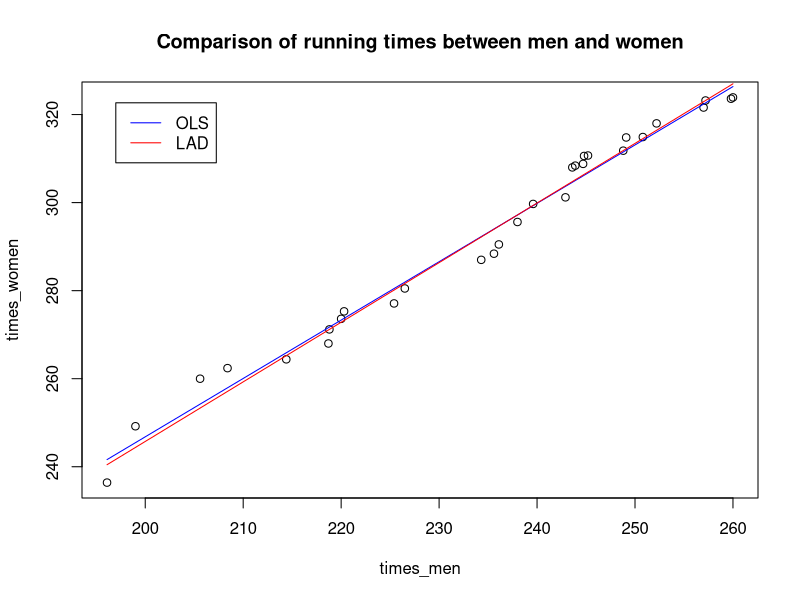
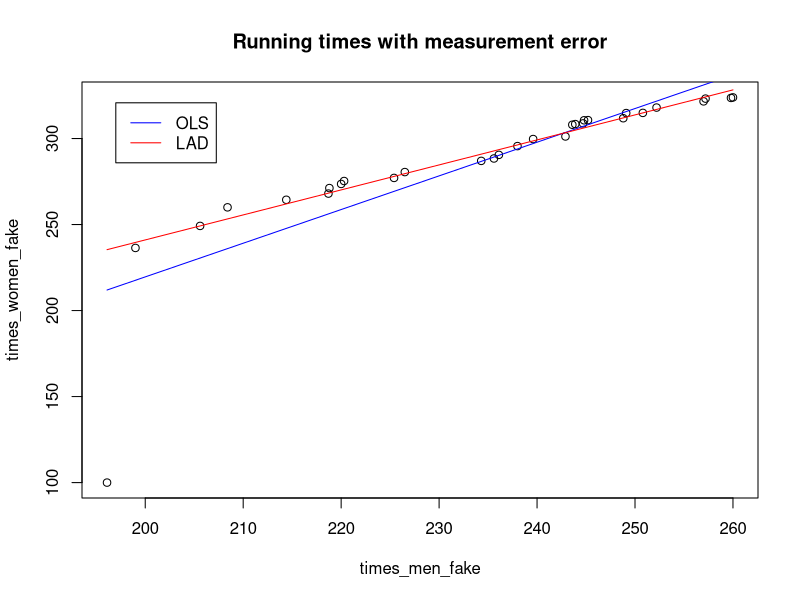

Recreate these plots in R, in order.
# Name: Christian Peters

# No. 12)
# =======

data <- read.csv('campus.csv')

# a)

# Model (Analysis of variance):
# y = mu + a_i + b_j + e_ij; i = 1, 2; j = 1, 2
#
# y    := Mean time per km in seconds
# a_i  := Fixed effect of distance on the mean (1=2.5km, 2=10km)
# b_j  := Fixed effect of gender on the mean (1=male, 2=female)
# e_ij := Random error term

# Side condition to account for differential effects:
# 79 * a_1 + 231 * a_2 = 0
# 226 * b_1 + 84 * b_2 = 0
# where 79 is the number of data points with distance = 2500,
# 231 is the number of data points with distance = 10000,
# 226 is the number of data points with gender = m and
# 84 is the number of data points with gender = w

# create the design matrix
x <- cbind(1, ifelse(data$Distanz==2500, 1, 0), ifelse(data$Distanz==10000, 1, 0),
           ifelse(data$Geschlecht=="m", 1, 0), ifelse(data$Geschlecht=="w", 1, 0))
# side condition
x <- rbind(x, c(0, 79, 231, 0, 0), c(0, 0, 0, 226, 84))

# create target vector with side condition
y <- c(data$Sekunden, 0, 0)

# estimate parameters using least squares:
estimates <- solve(t(x) %*% x, t(x) %*% y)
# mu = 329.634194
# a_1 = 32.177786
# a_2 = -11.004524
# b_1 = -9.618911
# b_2 = 25.879451

# Interpretation:
# We can see that the overall mean of running times is roughly 329.6 seconds
# per km. Interestingly, people who run the 2.5km distance seem to be about
# 32 seconds slower than the average and people who run the longer distance
# are 11 seconds faster. This could be the case because people who are better
# in shape tend to seek the challenge of the longer run while running novices
# prefer the shorter distance. But that's speculation of course.
# Regarding the gender influence, we can see that men are about 9.6 seconds
# faster than the average and women are 25.9 seconds slower.
# This means that on average, men are roughly 35 seconds faster than women.

# Prediction for Stacey:
target_stacey <- c(1, 1, 0, 0, 1) %*% estimates * 2.5
# 969.2286

# According to the model, Stacey would have to finish the 2.5km within
# about 969 seconds.

# b)

# get the sorted times of the 30 fastest men and women
times_men <- sort(data$Sekunden[data$Geschlecht=='m'])[1:30]
times_women <- sort(data$Sekunden[data$Geschlecht=='w'])[1:30]

# Model:
# time_woman = intercept + beta * time_man + error

# create the design matrix
x <- cbind(1, times_men)

# get parameter estimates
params <- solve(t(x) %*% x, t(x) %*% times_women)
# intercept = -18.417027
# beta = 1.326073

# Here we can see that women are on average 1.33 times slower than men.
# The interesting part about this model is, that the intercept value is negative.
# I was expecting this value to be positive which would support the thesis that
# women are slower on average.

# c)

# define new loss function
loss_function <- function(beta) {
  sum(abs(times_women - beta[1] - beta[2] * times_men))
}

# get parameter vector
beta <- optim(c(0, 0), loss_function)$par
# -25.091352   1.354165

# Here we can see that the '1.3 rule' still holds true, but the intercept
# has become even more negative.

# Let's compare the models by creating a plot:
plot(times_men, times_women, main = 'Comparison of running times between men and women')
curve(params[1] + params[2] * x, add = TRUE, col = 'blue')
curve(beta[1] + beta[2] * x, add = TRUE, col = 'red')
legend('topleft', inset = 0.05, legend = c('OLS', 'LAD'), col = c('blue', 'red'), lty = c(1, 1))

# In the plot we can see that the models are almost the same.

# d)

# manipulate data
fake_data <- data
fake_data[1, 'Sekunden'] <- 100

times_men_fake <- sort(fake_data$Sekunden[fake_data$Geschlecht=='m'])[1:30]
times_women_fake <- sort(fake_data$Sekunden[fake_data$Geschlecht=='w'])[1:30]

# OLS
x <- cbind(1, times_men_fake)
beta_ols <- solve(t(x) %*% x, t(x) %*% times_women_fake)
# -171.888769  1.957291

# LAD
loss_function_fake <- function(beta) {
  sum(abs(times_women_fake - beta[1] - beta[2] * times_men_fake))
}
beta_lad <- optim(c(0, 0), loss_function_fake)$par
# -49.644752   1.453525

# create plot
plot(times_men_fake, times_women_fake, main = 'Running times with measurement error')
curve(beta_ols[1] + beta_ols[2] * x, add = TRUE, col = 'blue')
curve(beta_lad[1] + beta_lad[2] * x, add = TRUE, col = 'red')
legend('topleft', inset = 0.05, legend = c('OLS', 'LAD'), col = c('blue', 'red'), lty = c(1, 1))

# As we can see in the plot, the LAD estimates are more robust than the OLS estimates regarding outliers.